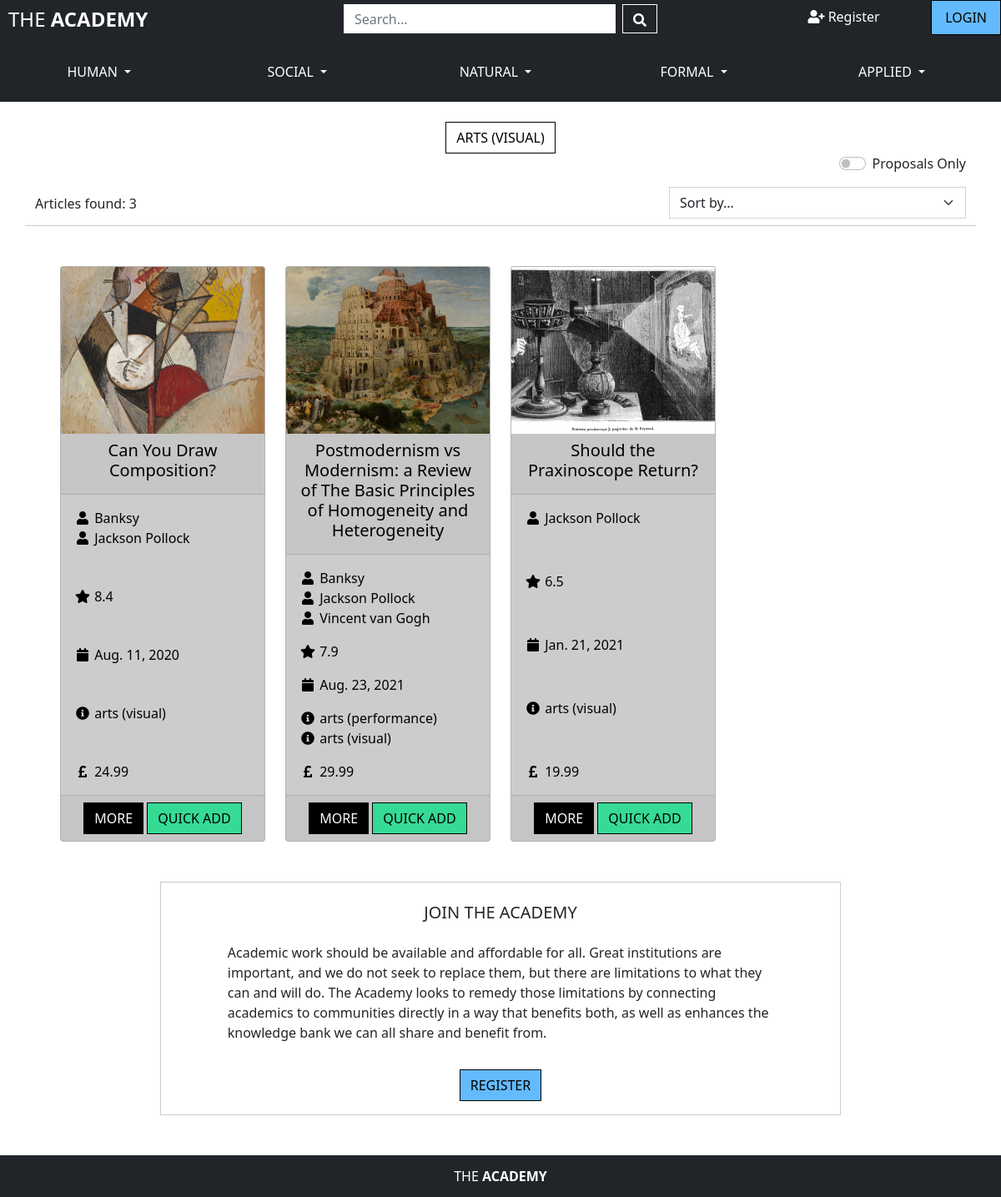
Screenshot of /articles/?subject=arts_visual with the database file from the repository.
### articles/models.py (models this page shows, shortened)
class Subject(models.Model):
    subject_name = models.CharField(max_length=200, null=False, blank=False)
    friendly_name = models.CharField(max_length=200, null=False, blank=True)
    class ScienceArea(models.TextChoices):
        HUMAN = 'HU', _('Human')
        SOCIAL = 'SO', _('Social')
        NATURAL = 'NA', _('Natural')
        FORMAL = 'FO', _('Formal')
        APPLIED = 'AP', _('Applied')
    science = models.CharField(
        max_length=2,
        choices=ScienceArea.choices,
        blank=False,
    )
    class Meta:
        ordering = ['subject_name']

class Article(models.Model):
    proposal = models.BooleanField(default=False)
    title = models.CharField(max_length=200)
    authors = models.ManyToManyField(Academic)  # ['Einstein', 'Tesla', etc.]
    subjects = models.ManyToManyField(Subject)  # ['history', 'maths', etc.]
    article = models.FileField(upload_to='uploads/')  # Article itself
    date = models.DateField()
    summary = models.TextField()
    rating = models.DecimalField(max_digits=2, decimal_places=1,
                                 null=True, blank=True)
    price = models.DecimalField(max_digits=6, decimal_places=2)
    image = models.ImageField(default='noimage.jpeg', blank=True)
    stakers = models.DecimalField(max_digits=6, decimal_places=0, default=0,
                                  null=True, blank=True)
    class Meta:
        ordering = ['title']

### academics/models.py (models this page shows)
class Academic(models.Model):
    user = models.OneToOneField(User, on_delete=models.CASCADE,
                                related_name='academic', null=True)
    name = models.CharField(max_length=70)
    username = models.CharField(max_length=15)
    default_email = models.EmailField(max_length=254, blank=True)
    default_phone_number = models.CharField(max_length=20, blank=True)
    default_street_address1 = models.CharField(max_length=80, blank=True)
    default_street_address2 = models.CharField(max_length=80, blank=True)
    default_town_or_city = models.CharField(max_length=40, blank=True)
    default_county = models.CharField(max_length=80, blank=True)
    default_postcode = models.CharField(max_length=20, blank=True)
    default_country = CountryField(blank_label='Country', blank=True)
    about = models.TextField()
    level = models.DecimalField(max_digits=4, decimal_places=1, null=True,
                                blank=True)
    image = models.ImageField(default='noimage.jpeg',
                              blank=True)
    following = models.ManyToManyField('self', symmetrical=False, blank=True)
    class Meta:
        ordering = ['name']
    def __str__(self):
        return self.name

### articles/views.py (the view, shortened to what this page needs)
# urls.py: path('', views.all_articles, name='articles'),
def all_articles(request):
    articles = Article.objects.all()
    query = None
    subjects = None
    sort = None
    direction = None
    proposals = False
    if request.GET:
        if 'proposals' in request.GET:
            articles = Article.objects.filter(proposal=True)
            proposals = True
            messages.info(request, f'Showing proposals only')
        if 'subject' in request.GET:
            subjects = request.GET['subject'].split(',')
            articles = articles.filter(
                subjects__subject_name__in=subjects).distinct()
            subjects = Subject.objects.filter(subject_name__in=subjects)
    template = 'articles/articles.html'
    context = {
        'articles': articles,
        'search_term': query,
        'current_subjects': subjects,
        'proposals': proposals,
    }
    return render(request, template, context)

### articles/templates/articles/articles.html (shortened to what this page needs)
{% extends "base.html" %}
{% load static %}
{% block page_header %}
<div class="container">
    <div class="row">
        <div class="col-12 mt-4 text-center">
            {% for subject in current_subjects %}
                <a href="{% url 'articles' %}?subject={{ subject.subject_name }}" class="btn btn-white">
                    {% if subject.friendly_name %}
                        {{ subject.friendly_name|title }}<br>
                    {% else %}
                        {{ subject.subject_name|title }}<br>
                    {% endif %}
                </a>
            {% endfor %}
        </div>
        <div class="col-4 mt-5">
            <span class="align-bottom">
                Articles found: {{ articles|length }}{% if search_term %} found for <strong>"{{ search_term }}"</strong>{% endif %}
            </span>
        </div>
        <div class="col-4 offset-4">
            <form id="proposals-form" class="form-check form-switch d-flex justify-content-end" method ="GET" action="{% url 'articles' %}?proposals=True">
                <input class="form-check-input mx-2" type="checkbox" id="flexSwitchCheckDefault" name="proposals" {% if proposals %}checked{% endif %}>
                <label class="form-check-label" for="flexSwitchCheckDefault">Proposals Only</label>
            </form>
            <select id="sort-selector" class="mt-3 form-select border-{% if current_sorting != 'None_None' %}grey{% else %}black{% endif %}" aria-label="Sort selector">
                <option value="reset" {% if current_sorting == 'None_None' %}selected{% endif %}>Sort by...</option>
            </select>
        </div>
        <hr class="mt-2 mb-5">
    </div>
</div>
{% endblock %}
{% block content %}
    <div id="main-content" class="container">
        <div class="row">
            {% for article in articles %}
                <div class="col-sm-6 col-md-6 col-lg-4 col-xl-3 pb-5">
                    <div class="card h-100 {% if article.proposal %}proposal{% else %}article{% endif %}">
                        <a class="article-img" href="{% url 'article_detail' article.id %}">
                            <img class="card-img-top" src="{{ article.image.url }}"  alt="{{ article.name }}">
                        </a>
                        <div class="card-header">
                            <h5 class="card-title text-center"><a href="{% url 'article_detail' article.id %}">{{ article.title }}</a></h5>
                        </div>
                        <div class="card-body">
                            <p class="card-text">
                                {% for author in article.authors.all %}
                                    <a href="{% url 'academic_profile' author.id %}"><i class="fas fa-user fa-fw"></i> {{ author }}</a>
                                {% endfor %}
                            </p>
                            <p class="card-text"><i class="fas fa-star fa-fw"></i>
                                {% if article.rating %}
                                     {{ article.rating }}
                                {% else %}
                                     No Rating
                                {% endif %}
                            </p>
                            <p class="card-text"><i class="fas fa-calendar fa-fw"></i> {{ article.date }}</p>
                            <p>
                                {% for subject in article.subjects.all %}
                                    <a href="{% url 'articles' %}?subject={{ subject.subject_name }}" class="card-text"><i class="fas fa-info-circle fa-fw"></i> {{ subject.friendly_name }}</a>
                                {% endfor %}
                            </p>
                            <p class="card-text"><i class="fas fa-pound-sign fa-fw"></i> {{ article.price}}</p>
                        </div>
                        <div class="card-footer text-center">
                            <a href="{% url 'article_detail' article.id %}" class="btn btn-black">MORE</a>
                            <a href="{% url 'quick_add_to_bag' article.id %}" class="btn btn-green">QUICK ADD</a>
                        </div>
                    </div>
                </div>
            {% endfor %}
        </div>
    </div>
{% endblock %}
{% block cta %}
    {% if request.user.is_authenticated and request.user.academic.article_set.all.count >= 1 %}
        {% include './includes/cta/potential.html' with level=request.user.academic.level name=request.user.academic.name %}
    {% elif request.user.is_authenticated %}
        {% include './includes/cta/contribute.html' with name=request.user.academic.name %}
    {% else %}
        {% include './includes/cta/join.html' %}
    {% endif %}
{% endblock %}

### templates/base.html (shortened to what this page needs)
{% load static %}
<!DOCTYPE html>
<html lang="en">
    <head>
        {% block core_css %}
            <link href="https://cdn.jsdelivr.net/npm/bootstrap@5.1.0/dist/css/bootstrap.min.css" rel="stylesheet"
>
            <link rel="stylesheet" href="https://cdnjs.cloudflare.com/ajax/libs/font-awesome/5.15.4/css/all.min.css"
>
            <link rel="stylesheet" href="{% static 'css/base.css' %}">
        {% endblock %}
    </head>
    <body>
        <div class="container-fluid bg-dark d-none d-lg-block" id="top-bar">
            <div class="row">
                <div id="logo-main" class="col-4">
                    <a id="main-logo-link" class="text-uppercase" href="{% url 'home' %}">The <strong>Academy</strong></a>
                </div>
                <div class="col-4">
                    <form class="d-flex" method="GET", action="{% url 'articles' %}">
                        <input class="form-control form-control-custom me-2" type="search" name="q" placeholder="Search..." aria-label="Search">
                        <button id="search-btn-main" class="btn" type="submit">
                            <i class="fas fa-search" id="magnifying-glass-main"></i>
                        </button>
                    </form>
                </div>
                <div class="col-4 g-0">
                    <div class="row">
                        <div class="col-lg-4 d-flex justify-content-end  mt-2">
                        </div>
                        {% if request.user.is_authenticated %}
                            <div class="col-lg-4 d-flex justify-content-end text-center p-0">
                                <a id="main-profile-link" class="nav-link" href="{% url 'academic_profile' user.academic.id %}">
                                    <i class="fas fa-user"></i>
                                    Hub
                                </a>
                            </div>
                            <div class="col-lg-4 d-flex justify-content-end text-center">
                                <a class="nav-link btn btn-red" href="{% url 'account_logout' %}">Logout</a>
                            </div>
                        {% else %}
                            <div class="col-lg-4 d-flex justify-content-end p-0">
                                <a id="main-register-link" class="nav-link" href="{% url 'account_signup' %}">
                                    <i class="fas fa-user-plus"></i>
                                    Register
                                </a>
                            </div>
                            <div class="col-lg-4 text-center d-flex justify-content-end">
                                <a class="nav-link btn btn-blue" href="{% url 'account_login' %}">Login</a>
                            </div>
                        {% endif %}
                    </div>
                </div>
            </div>
        </div>
        <nav class="navbar navbar-expand-lg navbar-dark bg-dark">
            <div class="container-fluid">
                <div class="collapse navbar-collapse row my-2" id="navbarSupportedContent">
                    <ol class="navbar-nav flex-grow-1">
                        <li class="nav-item dropdown col text-center">
                            <a class="nav-link dropdown-toggle text-uppercase" href="#" id="navbarDropdown" role="button" data-bs-toggle="dropdown" aria-expanded="false">
                            Human
                            </a>
                        </li>
                        <li class="nav-item dropdown col text-center">
                            <a class="nav-link dropdown-toggle text-uppercase" href="#" id="navbarDropdown" role="button" data-bs-toggle="dropdown" aria-expanded="false">
                            Social
                            </a>
                        </li>
                        <li class="nav-item dropdown col text-center">
                            <a class="nav-link dropdown-toggle text-uppercase" href="#" id="navbarDropdown" role="button" data-bs-toggle="dropdown" aria-expanded="false">
                            Natural
                            </a>
                        </li>
                        <li class="nav-item dropdown col text-center">
                            <a class="nav-link dropdown-toggle text-uppercase" href="#" id="navbarDropdown" role="button" data-bs-toggle="dropdown" aria-expanded="false">
                            Formal
                            </a>
                        </li>
                        <li class="nav-item dropdown col text-center">
                            <a class="nav-link dropdown-toggle text-uppercase" href="#" id="navbarDropdown" role="button" data-bs-toggle="dropdown" aria-expanded="false">
                            Applied
                            </a>
                        </li>
                    </ol>
                </div>
            </div>
        </nav>
        {% block page_header %}
        {% endblock %}
        {% block content %}
        {% endblock %}
        {% block cta %}
        {% endblock %}
            <div class="mt-auto bg-dark row" id="bottom-bar">
                <div class="col text-center">
                    <a id="footer-logo-link" class="text-uppercase" href="{% url 'home' %}">The <strong>Academy</strong></a>
                </div>
            </div>
    </body>
</html>

### articles/templates/articles/includes/cta/join.html (shortened to what this page needs)
    <div class="mt-auto row">
        <div id="bottom-box" class="col-8 offset-2 mb-5">
            <div class="row mt-4 mb-3">
                <div class="col text-center">
                    <h5 class="text-uppercase md-text">Join The Academy</h5>
                </div>
            </div>
            <div class="row mb-3">
                <div class="col-10 offset-1">
                    <p>Academic work should be available and affordable for all.
                        Great institutions are important, and we do not seek to
                        replace them, but there are limitations to what they can and will do.
                        The Academy looks to remedy those limitations by connecting
                        academics to communities directly in a way that benefits both,
                        as well as enhances the knowledge bank we can all share and benefit from.</p>
                </div>
            </div>
            <div class="row mb-3">
                <div class="d-flex justify-content-center">
                    <a class="btn btn-blue" href="{% url 'account_signup' %}">Register</a>
                </div>
            </div>
        </div>
    </div>

### rows the page displays
Subject: friendly_name "ARTS (VISUAL)", friendly_name "arts (visual)"
Article: image (picture), title "Can You Draw Composition?", rating "8.4", date "Aug. 11, 2020", price "24.99"
Academic: name "Banksy"
Academic: name "Jackson Pollock"
Article: image (picture), title "Postmodernism vs Modernism: a Review of The Basic Principles of Homogeneity and Heterogeneity", rating "7.9", date "Aug. 23, 2021", price "29.99"
Academic: name "Vincent van Gogh"
Subject: friendly_name "arts (performance)"
Article: image (picture), title "Should the Praxinoscope Return?", rating "6.5", date "Jan. 21, 2021", price "19.99"

### other values shown
{{ articles|length }} "3"
